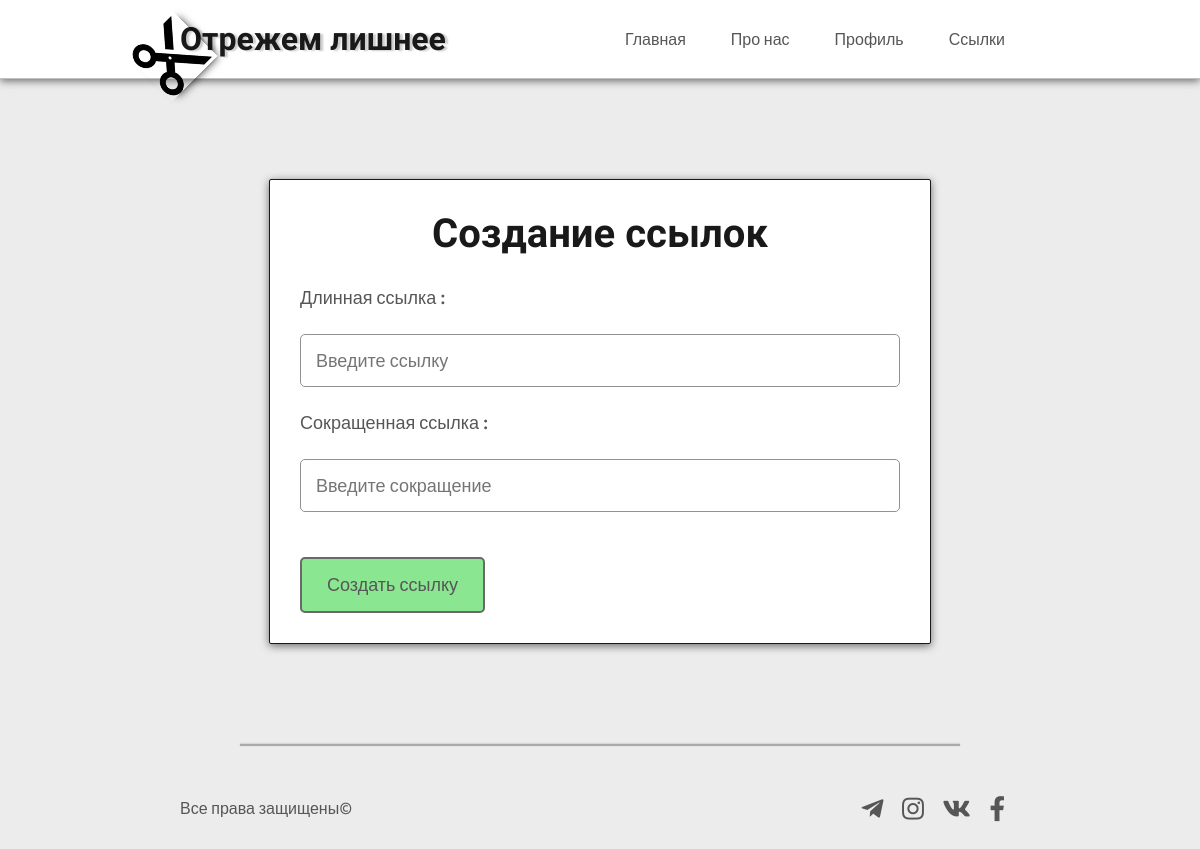
The app's page /user/profile/links/Admin (signed in), older data.
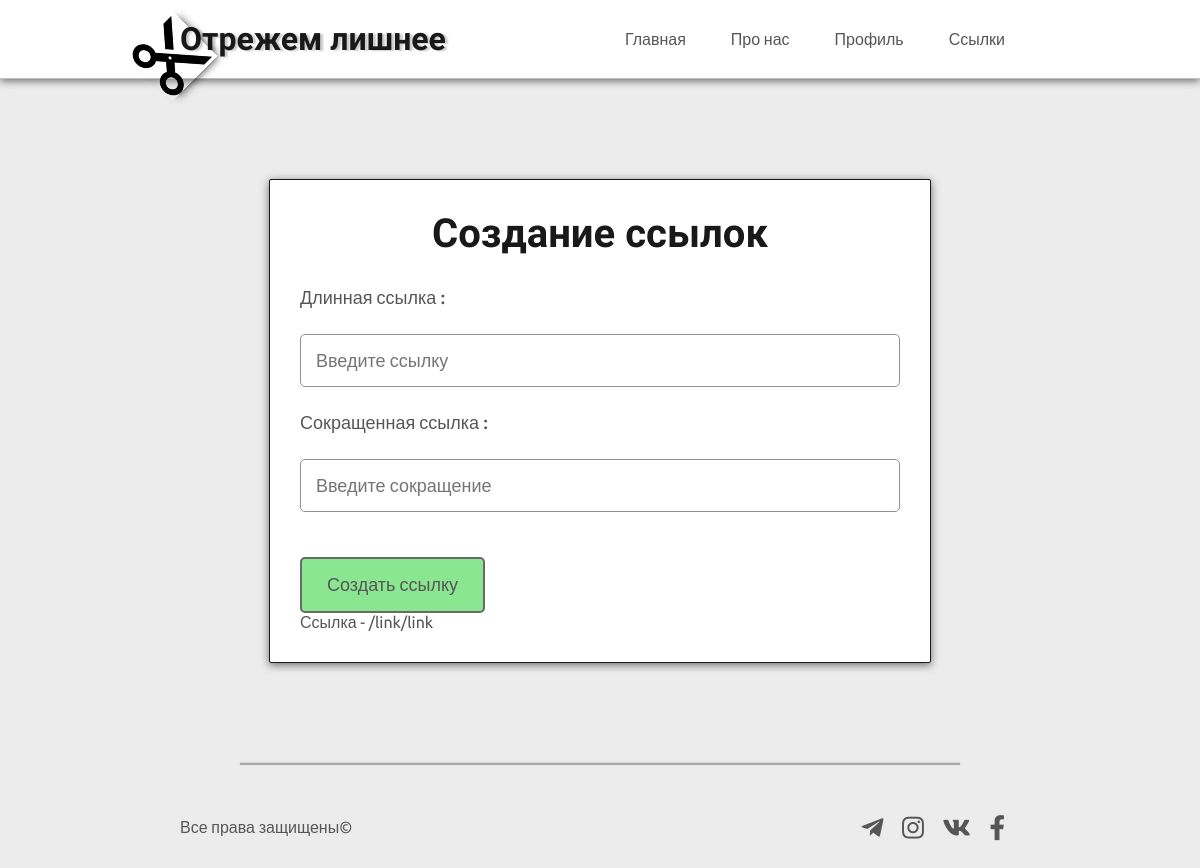
The same page, newer data.
### users/models.py (models this page shows, shortened)
class Link(models.Model):
    long_link = models.URLField(max_length=500,
                                verbose_name="Длинная ссылка",
                                validators=[MaxLengthValidator(250), URLValidator()],)
    reduced_link = models.CharField(max_length=50,
                                    verbose_name="Сокращенная ссылка",
                                    unique=True)
    author = models.ForeignKey(User,
                               on_delete=models.CASCADE)

### users/views.py (the view, shortened to what this page needs)
# urls.py: path('profile/links/<str:username>', views.UserLinks.as_view(), name="links"),
class UserLinks(LoginRequiredMixin, CreateView):
    model = Link
    fields = ['long_link', 'reduced_link']
    template_name = 'users/links.html'
    context_object_name = 'form'
    def get_form(self, form_class=None):
        if form_class is None:
            form_class = self.get_form_class()
        form = super(UserLinks, self).get_form(form_class)
        form.fields['long_link'].widget = forms.TextInput(attrs={'placeholder': 'Введите ссылку',
                                                                 'class': 'input'})
        form.fields['reduced_link'].widget = forms.TextInput(attrs={'placeholder': 'Введите сокращение',
                                                                    'class': 'input'})
        return form
    def get_context_data(self, **kwards):
        context = super(UserLinks, self).get_context_data(**kwards)
        context['title'] = f"Ссылки {self.kwargs.get('username')}"
        context['links'] = list(Link.objects.filter(author=self.request.user).values())
        return context

### users/templates/users/links.html (shortened to what this page needs)
{% extends 'reduces/index.html' %}
{% block main_block %}
<div class="form">
    <h2>Создание ссылок</h2>
    <form method="POST">
        {% for field in form %}
            <div class="field">
                <label for="{{ field.id_for_label }}" class="label">{{ field.label }} :</label>
                {{ field }}
            </div>
        {% endfor %}
        <button type="submit" class="btn btn_link mt-5">Создать ссылку</button>
    </form>
    <div>
        {% for link in links %}
            <p>Ссылка - <a href="{{ link.long_link }}" target="_blank">/link/{{ link.reduced_link }}</a></p>
        {% endfor %}
    </div>
</div>
{% endblock main_block %}

Row changes from the older to the newer data that the page shows:
added Link: reduced_link "link"
